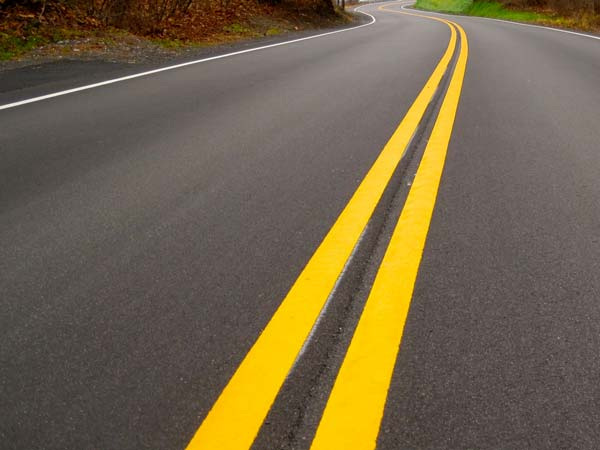
#> input picture Images/road.jpg, 600 x 450 px, found by its file name
$ python c5_WarpPerspective.py
#> lines starting #> are read from the running program, lines starting #| are printed output that depends on the picture
#warp to get the bird's eyes view
import numpy as np
import cv2
img=cv2.imread("Images/road.jpg")
#> img is the input picture: shape (450, 600, 3); mean B, G, R 74.6, 100.8, 115.1
width,height=150,300
pts1=np.float32([[289,144],[541,106],[9,441],[593,433]])
pts2=np.float32([[0,0],[width,0],[0,height],[width,height]])
matrix=cv2.getPerspectiveTransform(pts1,pts2)
imgOutput=cv2.warpPerspective(img,matrix,(width,height))
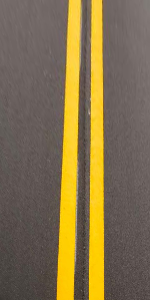
#> imgOutput: shape (300, 150, 3); mean B, G, R 76.3, 112, 128.9
cv2.imshow("Road",img)
cv2.imshow("Output",imgOutput)
cv2.waitKey(0)
